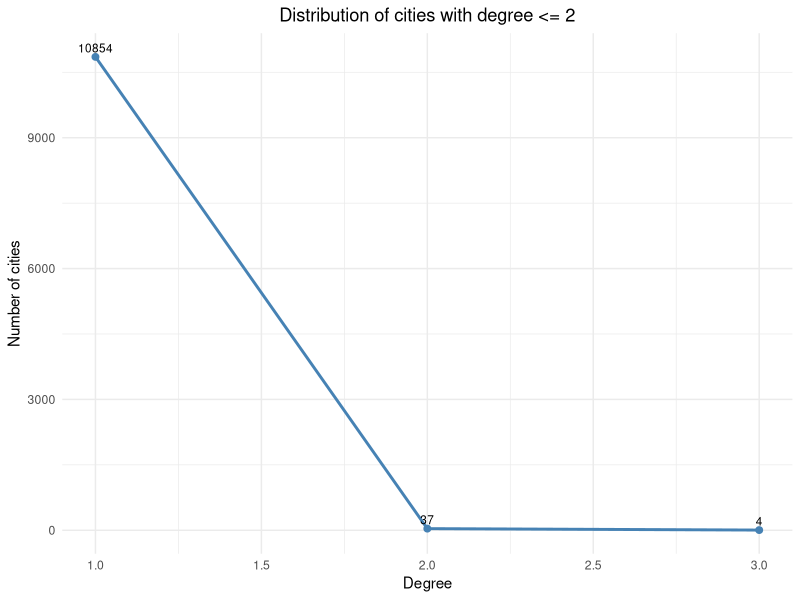

The R source for this figure: (Note: this script raises an error after producing the figure.)
suppressPackageStartupMessages({
  library(tidyverse)
  library(officer)
  library(flextable)
})

# Load nodes
nodes <- readr::read_csv('output/nodes.csv', show_col_types = FALSE)
# include cities with degree up to 3 as requested
smaller <- nodes %>% filter(degree <= 3)

# Create line plot for 'smaller'
# compute counts by degree
deg_df <- smaller %>% count(degree) %>% arrange(degree)

p <- ggplot(deg_df, aes(x = degree, y = n)) +
  geom_line(color = 'steelblue', size = 1) +
  geom_point(color = 'steelblue', size = 2) +
  geom_text(aes(label = n), vjust = -0.5, size = 3) +
  scale_x_continuous(breaks = pretty(deg_df$degree)) +
  labs(x = 'Degree', y = 'Number of cities', title = 'Distribution of cities with degree <= 2') +
  theme_minimal() +
  theme(plot.title = element_text(hjust = 0.5))

if(!dir.exists('output')) dir.create('output')

ggsave('output/fewer_twinned.png', p, width = 6, height = 4, dpi = 150)

# Build docx
degree_gt2 <- nrow(nodes %>% filter(degree > 2))
doc <- read_docx()

doc <- doc %>%
  body_add_par('Twinned Cities', style = 'heading 1') %>%
  body_add_par(glue::glue('Total cities: {nrow(nodes)}'), style = 'Normal') %>%
  body_add_par(glue::glue('Cities with >2 connections: {degree_gt2}'), style = 'Normal') %>%
  body_add_par('Distribution (degree <=2)', style = 'heading 2') %>%
  body_add_img(src = 'output/fewer_twinned.png', width = 6, height = 3) %>%
  body_add_par('Top 20 cities by degree', style = 'heading 2') %>%
  body_add_img(src = 'output/top20_degree.png', width = 6, height = 4)

print(doc, target = 'output/assignment_practice.docx')
message('Wrote output/assignment_practice.docx and fewer_twinned.png')
